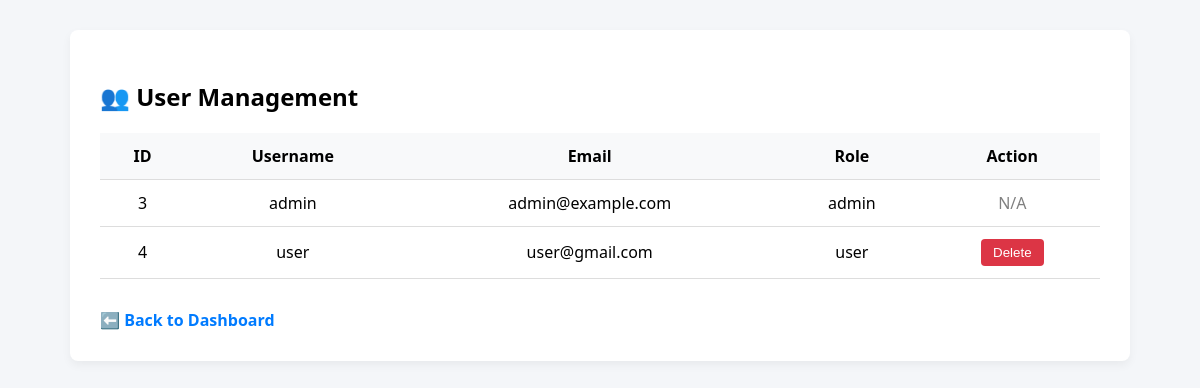
Before: /admin/users (signed in) with the older database file.
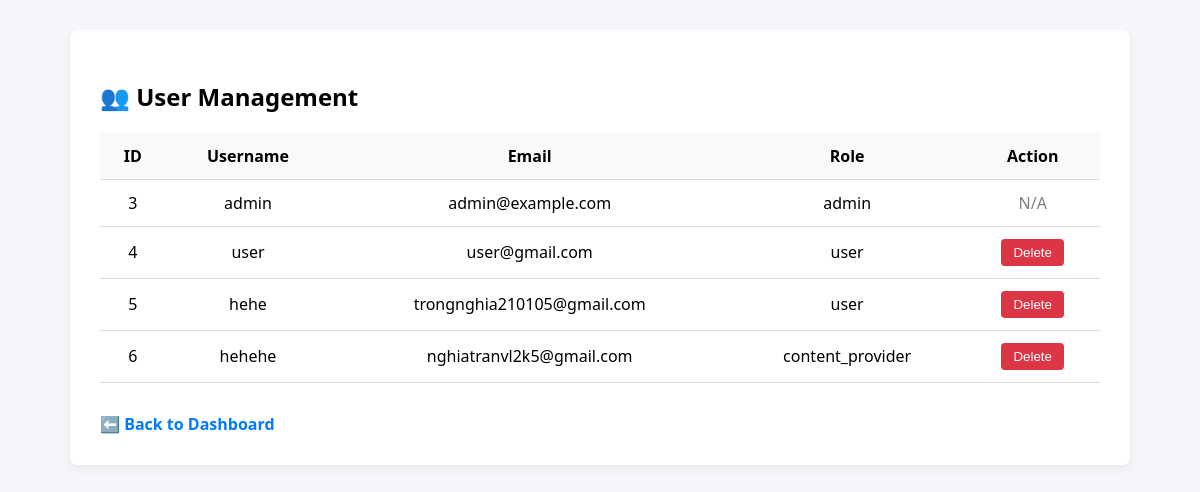
After: the same page with the newer database file.
### models.py (models this page shows, shortened)
class User(db.Model, UserMixin):
    id = db.Column(db.Integer, primary_key=True)
    username = db.Column(db.String(50), unique=True)
    email = db.Column(db.String(120), unique=True)
    password = db.Column(db.String(200))
    role = db.Column(db.String(10)) # 'user', 'content-provider', 'admin'
    @property
    def is_authenticated(self):
        return True

### routes/admin.py (the view)
@admin.route('/users')
@login_required
@admin_required
def users():
    users = User.query.all()
    return render_template('admin/users.html', users=users)

### app.py (called while the page is built)
@login_manager.user_loader
def load_user(user_id):
    with current_app.app_context():
        return db.session.get(User, int(user_id))

### routes/admin.py (called while the page is built)
def admin_required(f):
    @wraps(f)
    def decorated_function(*args, **kwargs):
        if not current_user.is_authenticated or current_user.role != 'admin':
            flash('Access denied. Admins only.', 'danger')
            return redirect(url_for('main.index'))
        return f(*args, **kwargs)
    return decorated_function

### templates/admin/users.html (shortened to what this page needs)
<!DOCTYPE html>
<html lang="en">
<head>
</head>
<body>
    <div class="container">
        <h2>👥 User Management</h2>
        <table>
            <tr>
                <th>ID</th><th>Username</th><th>Email</th><th>Role</th><th>Action</th>
            </tr>
            {% for user in users %}
            <tr>
                <td>{{ user.id }}</td>
                <td>{{ user.username }}</td>
                <td>{{ user.email }}</td>
                <td>{{ user.role }}</td>
                <td>
                    {% if user.role != 'admin' %}
                    <form method="post" action="{{ url_for('admin.delete_user', user_id=user.id) }}">
                        <button class="btn-delete" onclick="return confirm('Delete user {{ user.username }}?')">Delete</button>
                    </form>
                    {% else %}
                    <span style="color: gray;">N/A</span>
                    {% endif %}
                </td>
            </tr>
            {% endfor %}
        </table>
        <a href="{{ url_for('admin.dashboard') }}" class="back-link">⬅️ Back to Dashboard</a>
    </div>
</body>
</html>

### templates/admin/users.html (style rules this page uses)
body { font-family: 'Segoe UI', sans-serif; background: #f4f6f9; margin: 0; padding: 0; }
.container { max-width: 1000px; margin: 30px auto; background: #fff; padding: 30px; border-radius: 8px; box-shadow: 0 4px 10px rgba(0,0,0,0.05); }
h2 { margin-bottom: 20px; }
table { width: 100%; border-collapse: collapse; margin-top: 20px; }
th, td { padding: 12px; border-bottom: 1px solid #ddd; text-align: center; }
th { background-color: #f8f9fa; }
.btn-delete { padding: 6px 12px; background-color: #dc3545; color: white; border: none; border-radius: 4px; cursor: pointer; }
.back-link { display: inline-block; margin-top: 30px; color: #007bff; text-decoration: none; font-weight: bold; }

Changed rows visible on the page:
added User: id "5", username "hehe", email "trongnghia210105@gmail.com", role "user"
added User: id "6", username "hehehe", email "nghiatranvl2k5@gmail.com", role "content_provider"
